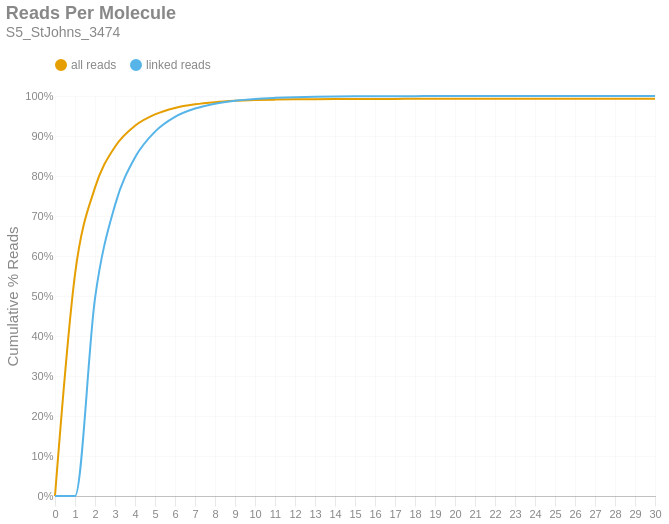

Notebook source saved alongside this figure:
### Markdown cell above
### Reads per Molecule
This chart shows the cumulative distribution of the number of reads per linked molecule. That is, how many alignments are associated with a unique molecule. This excludes the number of reads associated with invalid or absent linked-read barcodes. The `linked` histogram is the percentages recalculated when disregarding singletons.

### Code cell
if SKIPLR:
    print_html(f"Skipped")
else:
    counts = np.bincount(valids['reads'].cast(pl.Int64).to_numpy())
    weighted = counts * np.arange(len(counts))
    all_perc = weighted / n_reads
    linked_perc = weighted / n_linked_reads
    linked_perc[1] = 0
    binned_df = pl.DataFrame({
        'readsper': list(range(len(counts))),
        'all reads (cumsum)': np.cumsum(all_perc).tolist(),
        'linked reads (cumsum)': np.cumsum(linked_perc).tolist(),
    })

    with SafeRender(binned_df):
        (
            density_plot(binned_df, 'Reads Per Molecule', samplename, 'readspmol')
            .encode(
                x=alt.X('readsper:O', title=None).axis(labelAngle=0).scale(padding=0),
                y=alt.Y('value:Q', title='Cumulative % Reads').axis(format='%').stack(False),
                color=alt.Color("key:N").scale(domain=["all reads", "linked reads"]),
                tooltip=[
                    alt.Tooltip("key:N", title="Data Type"),
                    alt.Tooltip("readsper:O", title="Reads Per Molecule"),
                    alt.Tooltip("value:Q", format=".2%", title="% Reads (Cum.)")
                ]            
            )
        ).display()

### Figure 1 — Vega-Lite specification as saved in the notebook (floating-point values rounded to 4 significant figures)
{"width": "container", "height": 400, "config": {"title": {"anchor": "start", "dy": -15, "fontSize": 18, "color": "#888888", "subtitleColor": "#888888", "subtitleFontSize": 14}, "arc": {"fill": "#0072B2"}, "axis": {"domainColor": "#888888", "domainWidth": 0.5, "gridWidth": 0.2, "grid": false, "titleFontWeight": 400, "titleFontSize": 15, "labelFontSize": 11, "labelColor": "#888888", "tickColor": "#888888", "tickWidth": 0.2, "titleColor": "#888888"}, "axisBand": {"grid": false}, "axisX": {"grid": true, "tickSize": 10, "domainCap": "round"}, "axisY": {"domain": false, "grid": true, "tickSize": 0, "domainCap": "round"}, "background": "transparent", "header": {"labelFontSize": 15, "labelColor": "#888888", "titleFontSize": 15, "titleFontWeight": 600, "titleColor": "#888888"}, "legend": {"labelFont": "sans-serif", "labelFontSize": 12, "labelColor": "#888888", "symbolSize": 100, "symbolType": "circle", "titleFontSize": 12, "titlePadding": 10, "titleColor": "#888888", "title": null, "orient": "top"}, "range": {"category": ["#E69F00", "#56B4E9", "#009E73", "#F0E442", "#0072B2", "#D55E00", "#CC79A7", "#000000"], "diverging": ["#cfe8f3", "#a2d4ec", "#73bfe2", "#46abdb", "#1696d2", "#12719e"]}, "area": {"fill": "#0072B2", "fillOpacity": 0.7, "line": true, "strokeOpacity": 0.7}, "line": {"color": "#0072B2", "stroke": "#0072B2", "strokeWidth": 2}, "trail": {"color": "#0072B2", "stroke": "#0072B2", "strokeWidth": 0, "size": 1}, "point": {"filled": true, "fillOpacity": 1.0, "size": 95}, "text": {"color": "#888888", "fontSize": 11, "align": "right", "fontWeight": 400, "size": 11}, "bar": {"fill": "#0072B2", "stroke": null}, "view": {"stroke": null, "continuousWidth": 660, "continuousHeight": 400}}, "data": {"name": "data-abab58fef7ab3e850f9ed50e5bcc6083"}, "mark": {"type": "line", "interpolate": "monotone", "point": {"opacity": 0, "size": 275}}, "encoding": {"color": {"field": "key", "scale": {"domain": ["all reads", "linked reads"]}, "type": "nominal"}, "tooltip": [{"field": "key", "title": "Data Type", "type": "nominal"}, {"field": "readsper", "title": "Reads Per Molecule", "type": "ordinal"}, {"field": "value", "format": ".2%", "title": "% Reads (Cum.)", "type": "quantitative"}], "x": {"axis": {"labelAngle": 0}, "field": "readsper", "scale": {"padding": 0}, "title": null, "type": "ordinal"}, "y": {"axis": {"format": "%"}, "field": "value", "stack": false, "title": "Cumulative % Reads", "type": "quantitative"}}, "params": [{"name": "param_c36ac31b6afebe62", "select": {"type": "point", "fields": ["key"]}, "bind": "legend"}], "title": {"text": "Reads Per Molecule", "subtitle": "S5_StJohns_3474"}, "transform": [{"fold": ["all reads (cumsum)", "linked reads (cumsum)"]}, {"calculate": "replace(datum.key, ' (cumsum)', '')", "as": "key"}, {"filter": {"param": "param_c36ac31b6afebe62"}}], "usermeta": {"embedOptions": {"downloadFileName": "S5_StJohns_3474.readspmol"}}, "$schema": "https://vega.github.io/schema/vega-lite/v6.1.0.json", "datasets": {"data-abab58fef7ab3e850f9ed50e5bcc6083": [{"readsper": 0, "all reads (cumsum)": 0.0, "linked reads (cumsum)": 0.0}, {"readsper": 1, "all reads (cumsum)": 0.554, "linked reads (cumsum)": 0.0}, {"readsper": 2, "all reads (cumsum)": 0.7708, "linked reads (cumsum)": 0.4939}, {"readsper": 3, "all reads (cumsum)": 0.8732, "linked reads (cumsum)": 0.7272}, {"readsper": 4, "all reads (cumsum)": 0.9256, "linked reads (cumsum)": 0.8464}, {"readsper": 5, "all reads (cumsum)": 0.9539, "linked reads (cumsum)": 0.911}, {"readsper": 6, "all reads (cumsum)": 0.9701, "linked reads (cumsum)": 0.9479}, {"readsper": 7, "all reads (cumsum)": 0.9792, "linked reads (cumsum)": 0.9686}, {"readsper": 8, "all reads (cumsum)": 0.9846, "linked reads (cumsum)": 0.9809}, {"readsper": 9, "all reads (cumsum)": 0.9879, "linked reads (cumsum)": 0.9883}, {"readsper": 10, "all reads (cumsum)": 0.9898, "linked reads (cumsum)": 0.9928}, {"readsper": 11, "all reads (cumsum)": 0.9909, "linked reads (cumsum)": 0.9953}, {"readsper": 12, "all reads (cumsum)": 0.9917, "linked reads (cumsum)": 0.997}, {"readsper": 13, "all reads (cumsum)": 0.9921, "linked reads (cumsum)": 0.998}, {"readsper": 14, "all reads (cumsum)": 0.9924, "linked reads (cumsum)": 0.9987}, {"readsper": 15, "all reads (cumsum)": 0.9926, "linked reads (cumsum)": 0.9991}, {"readsper": 16, "all reads (cumsum)": 0.9927, "linked reads (cumsum)": 0.9994}, {"readsper": 17, "all reads (cumsum)": 0.9928, "linked reads (cumsum)": 0.9995}, {"readsper": 18, "all reads (cumsum)": 0.9929, "linked reads (cumsum)": 0.9997}, {"readsper": 19, "all reads (cumsum)": 0.9929, "linked reads (cumsum)": 0.9998}, {"readsper": 20, "all reads (cumsum)": 0.9929, "linked reads (cumsum)": 0.9998}, {"readsper": 21, "all reads (cumsum)": 0.9929, "linked reads (cumsum)": 0.9999}, {"readsper": 22, "all reads (cumsum)": 0.9929, "linked reads (cumsum)": 0.9999}, {"readsper": 23, "all reads (cumsum)": 0.993, "linked reads (cumsum)": 0.9999}, {"readsper": 24, "all reads (cumsum)": 0.993, "linked reads (cumsum)": 0.9999}, {"readsper": 25, "all reads (cumsum)": 0.993, "linked reads (cumsum)": 1.0}, {"readsper": 26, "all reads (cumsum)": 0.993, "linked reads (cumsum)": 1.0}, {"readsper": 27, "all reads (cumsum)": 0.993, "linked reads (cumsum)": 1.0}, {"readsper": 28, "all reads (cumsum)": 0.993, "linked reads (cumsum)": 1.0}, {"readsper": 29, "all reads (cumsum)": 0.993, "linked reads (cumsum)": 1.0}, {"readsper": 30, "all reads (cumsum)": 0.993, "linked reads (cumsum)": 1.0}]}}
